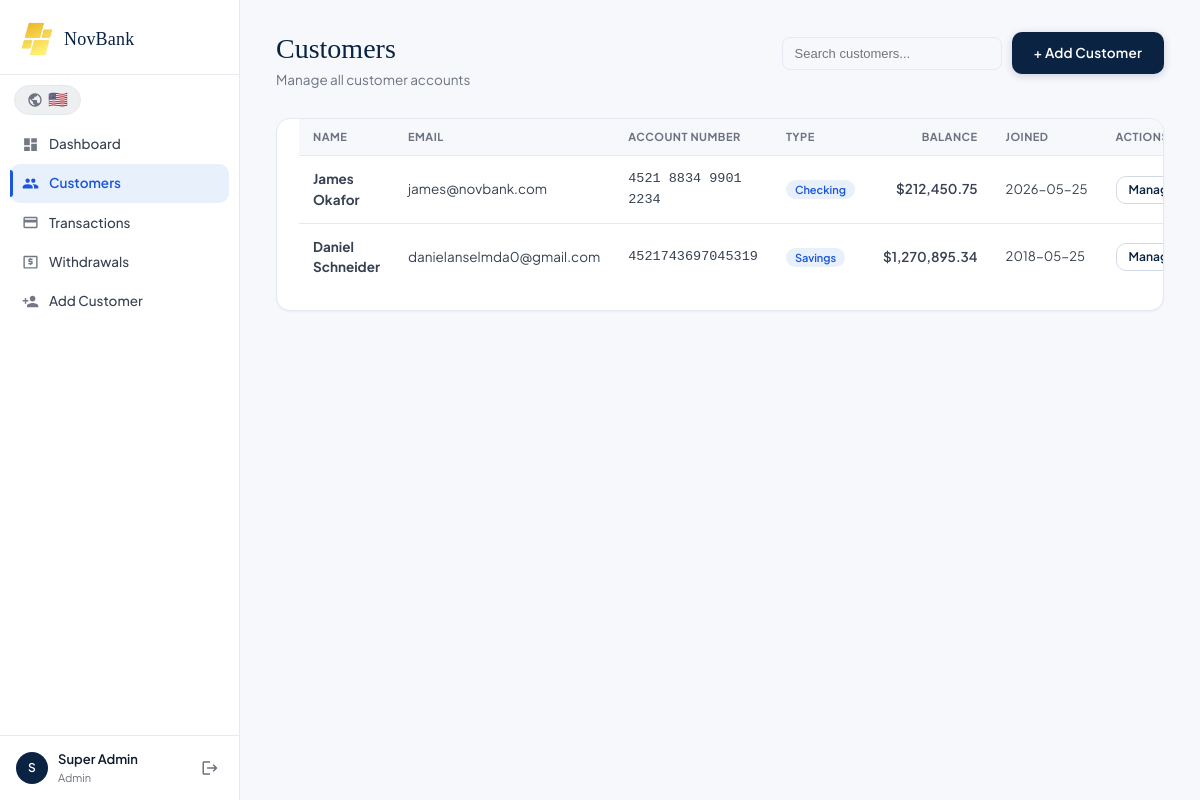
The page /admin/customers (signed in) on the database its author committed.
### tables this page shows
CREATE TABLE users (
        id INTEGER PRIMARY KEY AUTOINCREMENT,
        name TEXT NOT NULL,
        email TEXT UNIQUE NOT NULL,
        password TEXT NOT NULL,
        role TEXT DEFAULT 'customer',
        account_number TEXT UNIQUE,
        account_type TEXT DEFAULT 'Checking',
        balance REAL DEFAULT 0.0,
        routing_number TEXT DEFAULT '021000021',
        phone TEXT DEFAULT '',
        address TEXT DEFAULT '',
        frozen INTEGER DEFAULT 0,
        transfers_enabled INTEGER DEFAULT 0,
        created_at TEXT DEFAULT CURRENT_TIMESTAMP
    , member_since TEXT DEFAULT CURRENT_TIMESTAMP);

### app.py (the view)
@app.route("/admin/customers")
@login_required
@admin_required
def admin_customers():
    con = get_db()
    customers = con.execute("SELECT * FROM users WHERE role='customer' ORDER BY created_at DESC").fetchall()
    con.close()
    return render_template("admin_customers.html", customers=customers)

### app.py (called while the page is built)
def get_db():
    con = sqlite3.connect(DB)
    con.row_factory = sqlite3.Row
    return con

def login_required(f):
    from functools import wraps
    @wraps(f)
    def decorated(*args, **kwargs):
        if "user_id" not in session:
            return redirect(url_for("login"))
        return f(*args, **kwargs)
    return decorated

def admin_required(f):
    from functools import wraps
    @wraps(f)
    def decorated(*args, **kwargs):
        if session.get("role") != "admin":
            return redirect(url_for("dashboard"))
        return f(*args, **kwargs)
    return decorated

### templates/admin_customers.html (shortened to what this page needs)
{% extends "base.html" %}
{% block content %}
<div class="page-header">
  <div>
    <h1 class="page-title">Customers</h1>
    <p class="page-sub">Manage all customer accounts</p>
  </div>
  <div class="header-actions">
    <input type="text" id="cust-search" placeholder="Search customers..." style="padding:8px 12px;border:1px solid var(--border);border-radius:8px;font-size:13px;background:var(--bg);color:var(--text);width:220px">
    <a href="{{ url_for('admin_add_customer') }}" class="btn-primary">+ Add Customer</a>
  </div>
</div>
<div class="section-card">
  <div class="data-table-wrap"><table class="data-table" id="cust-table">
    <thead>
      <tr>
        <th>Name</th>
        <th>Email</th>
        <th>Account Number</th>
        <th>Type</th>
        <th style="text-align:right">Balance</th>
        <th>Joined</th>
        <th>Actions</th>
      </tr>
    </thead>
    <tbody>
      {% for c in customers %}
      <tr>
        <td><strong>{{ c['name'] }}</strong></td>
        <td>{{ c['email'] }}</td>
        <td class="mono">{{ c['account_number'] }}</td>
        <td><span class="cat-badge">{{ c['account_type'] }}</span></td>
        <td class="td-amount" style="text-align:right">${{ "{:,.2f}".format(c['balance']) }}</td>
        <td class="td-date">{{ c['created_at'][:10] }}</td>
        <td>
          <a href="{{ url_for('admin_edit_customer', uid=c['id']) }}" class="btn-outline" style="padding:4px 12px;font-size:12px">Manage</a>
        </td>
      </tr>
      {% endfor %}
    </tbody>
  </table></div>
</div>
{% endblock %}

### static/css/style.css (style rules this page uses)
*, *::before, *::after { box-sizing: border-box; margin: 0; padding: 0; }
:root { --navy: #0a2342; --navy-mid: #103a6e; --navy-light: #e8f0fb; --blue: #1a56db; --blue-hover: #1648c0; --gold: #b8860b; --gold-light: #fdf8ee; --white: #ffffff; --bg: #f7f8fc; --bg-card: #ffffff; --bg-hover: #f0f4ff; --text: #0d1b2e; --text-mid: #374151; --text-muted: #6b7280; --text-light: #9ca3af; --border: #e5e9f2; --border-mid: #d1d9e8; --green: #065f46; --green-bg: #ecfdf5; --green-border:#a7f3d0; --red: #991b1b; --red-bg: #fef2f2; --red-border: #fecaca; --amber: #92400e; --amber-bg: #fffbeb; --font: 'Plus Jakarta Sans', -apple-system, sans-serif; --font-serif: 'Playfair Display', Georgia, serif; --r-sm: 6px; --r-md: 10px; --r-lg: 14px; --r-xl: 20px; --shadow-xs: 0 1px 2px rgba(0,0,0,0.05); --shadow-sm: 0 1px 4px rgba(0,0,0,0.06), 0 2px 8px rgba(0,0,0,0.04); --shadow-md: 0 4px 16px rgba(0,0,0,0.08), 0 1px 4px rgba(0,0,0,0.04); --shadow-lg: 0 8px 32px rgba(0,0,0,0.10), 0 2px 8px rgba(0,0,0,0.05); }
html, body { height: 100%; font-family: var(--font); background: var(--bg); color: var(--text); font-size: 15px; -webkit-font-smoothing: antialiased; -moz-osx-font-smoothing: grayscale; line-height: 1.5; }
.page-header { display: flex; justify-content: space-between; align-items: flex-start; margin-bottom: 28px; }
.page-title { font-family: var(--font-serif); font-size: 28px; color: var(--navy); font-weight: 400; line-height: 1.2; }
.page-sub { font-size: 13.5px; color: var(--text-muted); margin-top: 4px; }
.header-actions { display: flex; gap: 10px; align-items: center; flex-wrap: wrap; }
.section-card { background: var(--white); border: 1px solid var(--border); border-radius: var(--r-lg); padding: 0; margin-bottom: 20px; box-shadow: var(--shadow-xs); overflow: hidden; }
.section-card > form, .section-card > .data-table-wrap, .section-card > table { padding: 0 22px 20px; }
.data-table-wrap { overflow-x: auto; -webkit-overflow-scrolling: touch; }
.data-table { width: 100%; border-collapse: collapse; font-size: 13.5px; }
.data-table thead th { text-align: left; padding: 10px 14px; font-size: 11px; text-transform: uppercase; letter-spacing: 0.5px; color: var(--text-muted); font-weight: 700; border-bottom: 1px solid var(--border); background: var(--bg); white-space: nowrap; }
.data-table tbody td { padding: 13px 14px; border-bottom: 1px solid var(--border); vertical-align: middle; color: var(--text-mid); }
.data-table tbody tr:last-child td { border-bottom: none; }
.td-date { color: var(--text-muted); white-space: nowrap; font-size: 13px; }
.td-amount { font-weight: 600; white-space: nowrap; text-align: right; }
.cat-badge { font-size: 11px; padding: 3px 9px; border-radius: 20px; background: var(--navy-light); color: var(--blue); font-weight: 600; white-space: nowrap; }
.btn-primary { display: inline-flex; align-items: center; justify-content: center; gap: 7px; background: var(--navy); color: #fff; padding: 11px 22px; border-radius: var(--r-md); font-size: 13.5px; font-weight: 600; border: none; cursor: pointer; text-decoration: none; transition: background 0.15s, transform 0.1s, box-shadow 0.15s; font-family: var(--font); letter-spacing: 0.2px; box-shadow: 0 2px 8px rgba(10,35,66,0.18); }
.btn-outline { display: inline-flex; align-items: center; justify-content: center; gap: 7px; background: transparent; color: var(--navy); padding: 10px 20px; border-radius: var(--r-md); font-size: 13.5px; font-weight: 600; border: 1.5px solid var(--border-mid); cursor: pointer; text-decoration: none; transition: background 0.15s, border-color 0.15s; font-family: var(--font); }
.mono { font-family: 'Courier New', monospace; }

### rows shown on the page
users: name "James Okafor", email "james@novbank.com", account_number "4521 8834 9901 2234", account_type "Checking", balance "212,450.75", created_at "2026-05-25"
users: name "Daniel Schneider", email "danielanselmda0@gmail.com", account_number "4521743697045319", account_type "Savings", balance "1,270,895.34", created_at "2018-05-25"

### other values the page prints
{{ session.get('name', 'U')[0] }} "S"
{{ session.get('name') }} "Super Admin"
{{ session.get('role')|capitalize }} "Admin"
